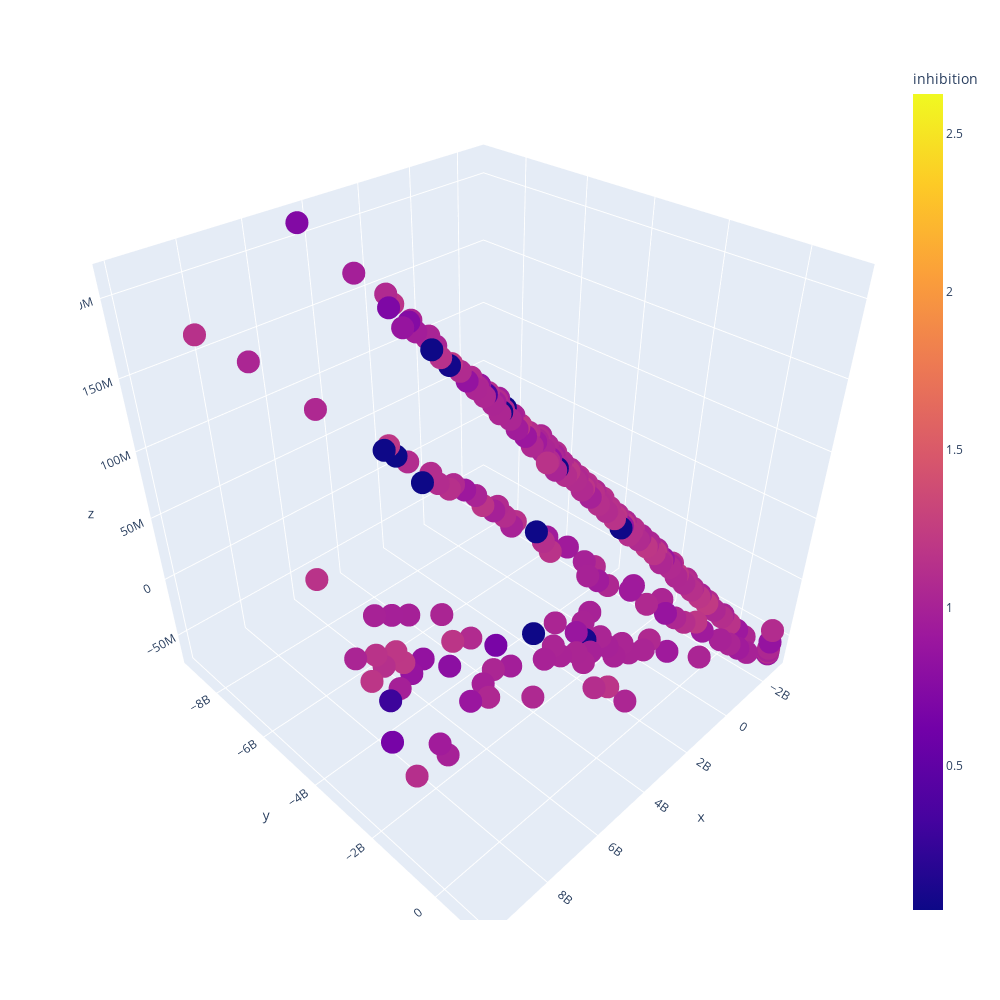

Write notebook code for a chart like this one.
### Code cell
plot_scatter(proj[:, :3][mask], {"inhibition": inhibition[mask]}, "inhibition")

### Figure 1 — Plotly figure (JSON) as saved in the notebook; plotly's stock layout.template omitted (floating-point values rounded to 4 significant figures; data arrays with more than 128 entries replaced by an {"elided": "..."} marker saying what was removed)
{"data": [{"customdata": {"elided": "2196x1 float values"}, "hovertemplate": "x=%{x}<br>y=%{y}<br>z=%{z}<br>inhibition=%{marker.color}<extra></extra>", "legendgroup": "", "marker": {"color": {"elided": "2196 float values"}, "coloraxis": "coloraxis", "symbol": "circle"}, "mode": "markers", "name": "", "scene": "scene", "showlegend": false, "type": "scatter3d", "x": {"elided": "2196 float values"}, "y": {"elided": "2196 float values"}, "z": {"elided": "2196 float values"}}], "layout": {"coloraxis": {"colorbar": {"title": {"text": "inhibition"}}, "colorscale": [[0, "#0d0887"], [0.1111, "#46039f"], [0.2222, "#7201a8"], [0.3333, "#9c179e"], [0.4444, "#bd3786"], [0.5556, "#d8576b"], [0.6667, "#ed7953"], [0.7778, "#fb9f3a"], [0.8889, "#fdca26"], [1, "#f0f921"]]}, "height": 1000, "legend": {"tracegroupgap": 0}, "margin": {"t": 60}, "scene": {"domain": {"x": [0, 1], "y": [0, 1]}, "xaxis": {"title": {"text": "x"}}, "yaxis": {"title": {"text": "y"}}, "zaxis": {"title": {"text": "z"}}}, "width": 1000}}
